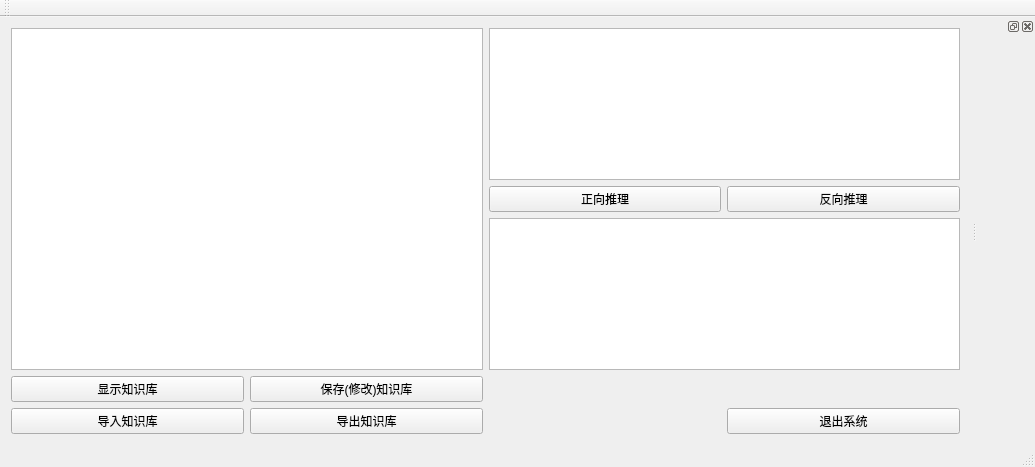
<?xml version="1.0" encoding="UTF-8"?>
<ui version="4.0">
 <class>MainWindow</class>
 <widget class="QMainWindow" name="MainWindow">
  <property name="geometry">
   <rect>
    <x>0</x>
    <y>0</y>
    <width>1035</width>
    <height>467</height>
   </rect>
  </property>
  <property name="windowTitle">
   <string>MainWindow</string>
  </property>
  <widget class="QWidget" name="centralWidget">
   <layout class="QGridLayout" name="gridLayout">
    <item row="4" column="1">
     <widget class="QPushButton" name="outKonw">
      <property name="text">
       <string>导出知识库</string>
      </property>
     </widget>
    </item>
    <item row="1" column="2">
     <widget class="QPushButton" name="Forward">
      <property name="text">
       <string>正向推理</string>
      </property>
     </widget>
    </item>
    <item row="1" column="3">
     <widget class="QPushButton" name="Reverse">
      <property name="text">
       <string>反向推理</string>
      </property>
     </widget>
    </item>
    <item row="2" column="2" colspan="2">
     <widget class="QPlainTextEdit" name="resonResult"/>
    </item>
    <item row="0" column="2" colspan="2">
     <widget class="QPlainTextEdit" name="scanRule"/>
    </item>
    <item row="4" column="3">
     <widget class="QPushButton" name="quit">
      <property name="text">
       <string>退出系统</string>
      </property>
     </widget>
    </item>
    <item row="4" column="0">
     <widget class="QPushButton" name="openKonw">
      <property name="text">
       <string>导入知识库</string>
      </property>
     </widget>
    </item>
    <item row="3" column="0">
     <widget class="QPushButton" name="showKonw">
      <property name="text">
       <string>显示知识库</string>
      </property>
     </widget>
    </item>
    <item row="3" column="1">
     <widget class="QPushButton" name="saveKonw">
      <property name="text">
       <string>保存(修改)知识库</string>
      </property>
     </widget>
    </item>
    <item row="0" column="0" rowspan="3" colspan="2">
     <widget class="QTextEdit" name="showK"/>
    </item>
   </layout>
  </widget>
  <widget class="QMenuBar" name="menuBar">
   <property name="geometry">
    <rect>
     <x>0</x>
     <y>0</y>
     <width>1035</width>
     <height>22</height>
    </rect>
   </property>
  </widget>
  <widget class="QToolBar" name="mainToolBar">
   <attribute name="toolBarArea">
    <enum>TopToolBarArea</enum>
   </attribute>
   <attribute name="toolBarBreak">
    <bool>false</bool>
   </attribute>
  </widget>
  <widget class="QStatusBar" name="statusBar"/>
  <widget class="QDockWidget" name="ruleInit">
   <attribute name="dockWidgetArea">
    <number>2</number>
   </attribute>
   <widget class="QWidget" name="dockWidgetContents_3"/>
  </widget>
 </widget>
 <layoutdefault spacing="6" margin="11"/>
 <resources/>
 <connections/>
</ui>
